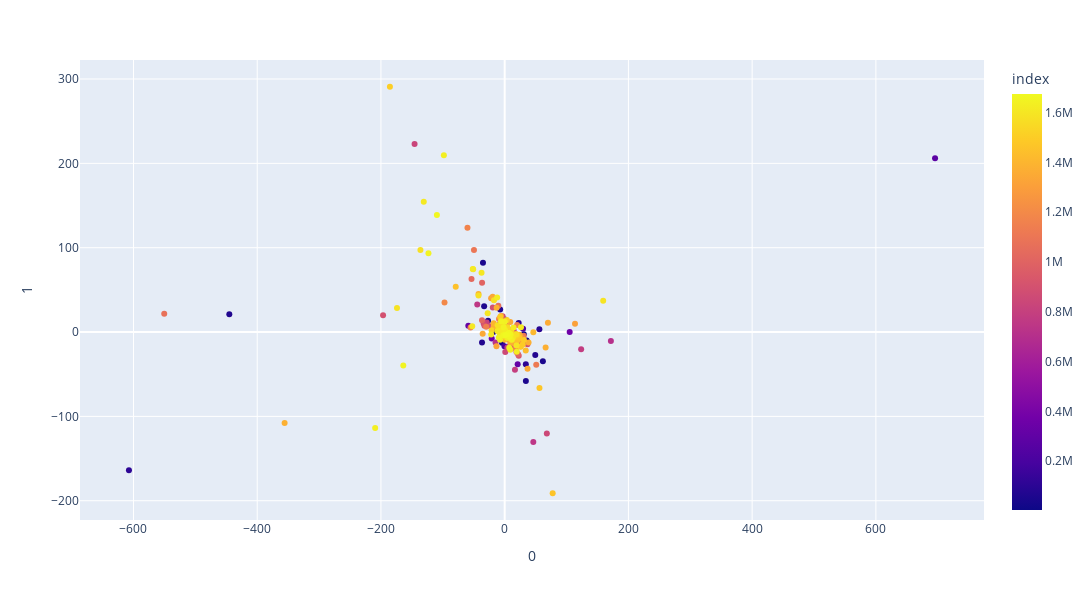

Notebook code cell kept with this figure:
### Code cell
plt_23 = std_func.pca_visualize_2d(pd.DataFrame(y2_to_y3), pd.DataFrame(filtered.sort_values(["CIK","filingDate"]).loc[:,"CIK"].unique()))

### Figure 1 — Plotly figure (JSON) as saved in the notebook; plotly's stock layout.template omitted (floating-point values rounded to 4 significant figures; data arrays with more than 128 entries replaced by an {"elided": "..."} marker saying what was removed)
{"data": [{"customdata": {"elided": "564x1 int values"}, "hovertemplate": "0=%{x}<br>1=%{y}<br>name=%{customdata[0]}<br>index=%{marker.color}<extra></extra>", "legendgroup": "", "marker": {"color": {"elided": "564 int values"}, "coloraxis": "coloraxis", "symbol": "circle"}, "mode": "markers", "name": "", "orientation": "v", "showlegend": false, "type": "scatter", "x": {"elided": "564 float values"}, "xaxis": "x", "y": {"elided": "564 float values"}, "yaxis": "y"}], "layout": {"coloraxis": {"colorbar": {"title": {"text": "index"}}, "colorscale": [[0, "#0d0887"], [0.1111, "#46039f"], [0.2222, "#7201a8"], [0.3333, "#9c179e"], [0.4444, "#bd3786"], [0.5556, "#d8576b"], [0.6667, "#ed7953"], [0.7778, "#fb9f3a"], [0.8889, "#fdca26"], [1, "#f0f921"]]}, "height": 600, "legend": {"tracegroupgap": 0}, "margin": {"t": 60}, "width": 1200, "xaxis": {"anchor": "y", "autorange": true, "domain": [0, 1], "range": [-685.7, 774.1], "title": {"text": "0"}, "type": "linear"}, "yaxis": {"anchor": "x", "autorange": true, "domain": [0, 1], "range": [-222.9, 322.5], "title": {"text": "1"}, "type": "linear"}}}
